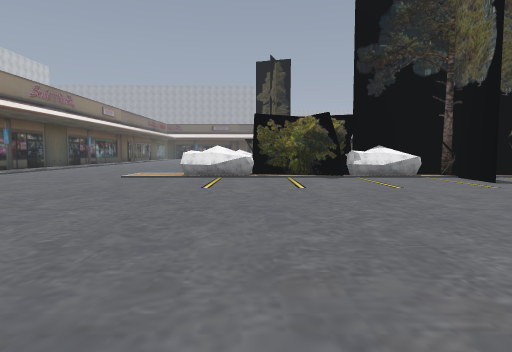
View 1 (above)

19 first-person views from a walk through a 3-D level made in the Godot game engine. The camera is 1.5 m above the floor, tilts 4° down and sees 75° across. The floor is counted in squares, 2 m on a side. Each view is taken from the middle of a square. On the plan, view 1 faces up. The plan holds only what a view shows up to about 11 squares ahead; the rest is blank. The place goes on beyond the plan. Characters and animated objects are left out. Door leaves are left out where a doorway can be walked through. Some surface patterns are stand-ins.

View 2
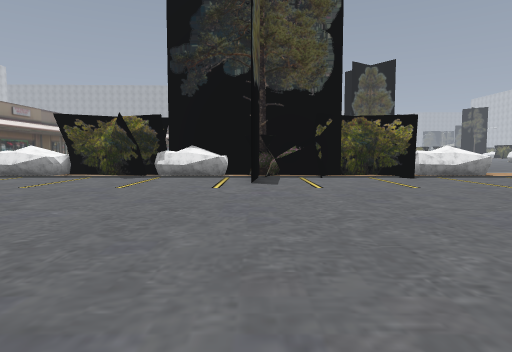

View 3
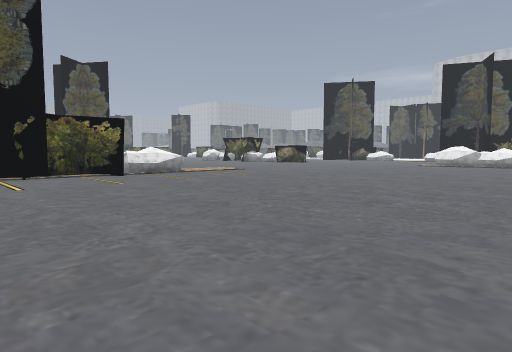

View 4
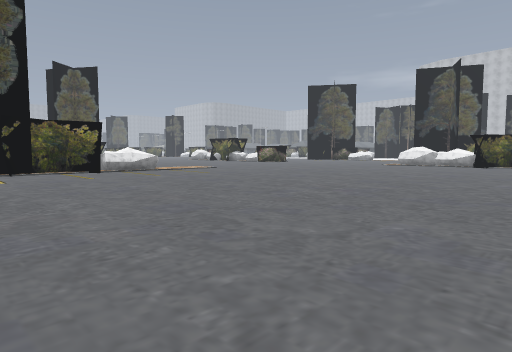

View 5
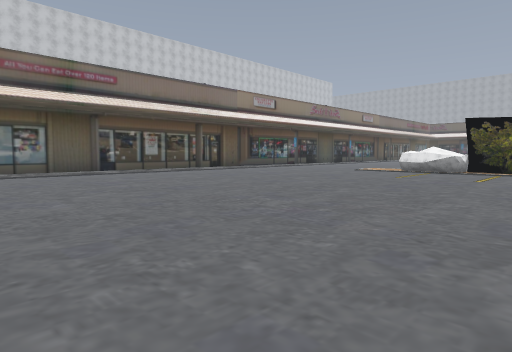

View 6
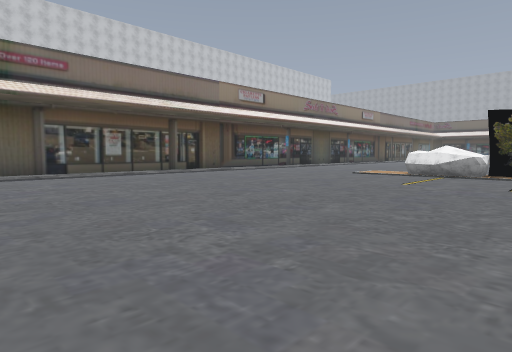

View 7
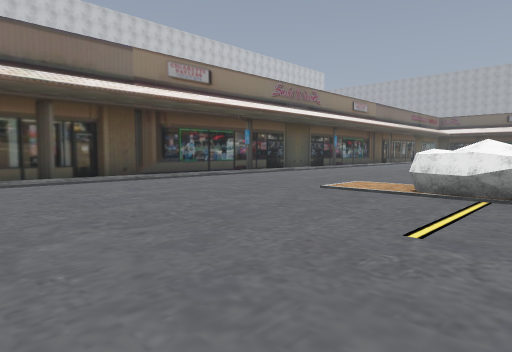

View 8
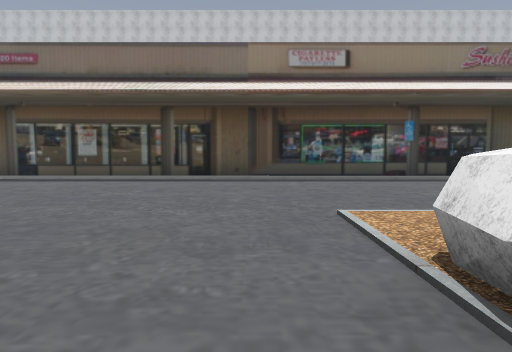

View 9
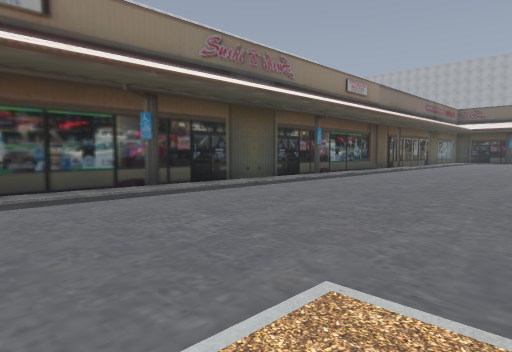

View 10
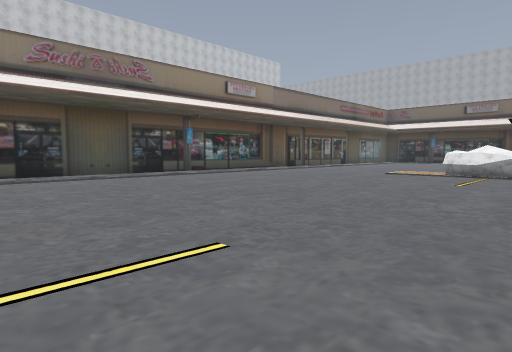

View 11
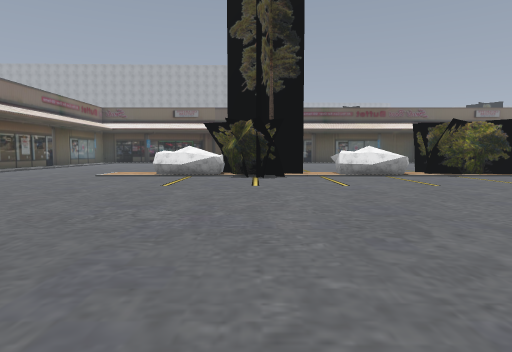

View 12
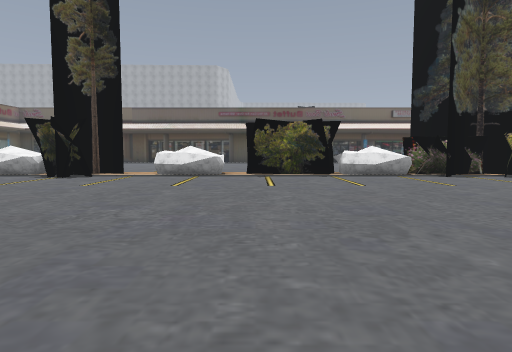

View 13
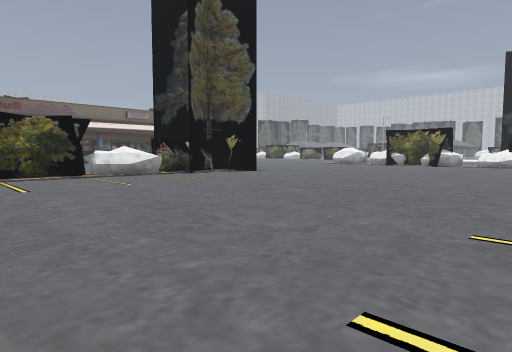

View 14
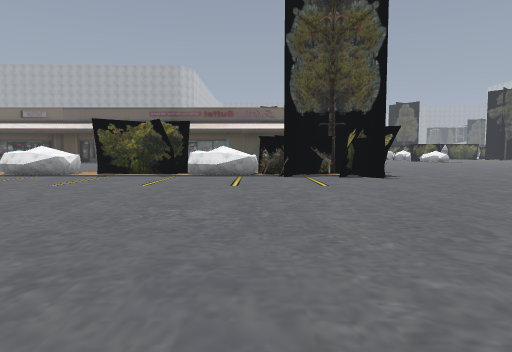

View 15
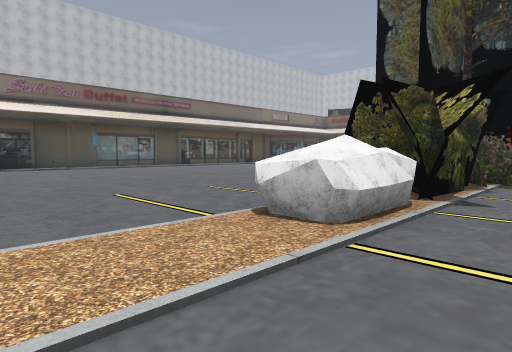

View 16
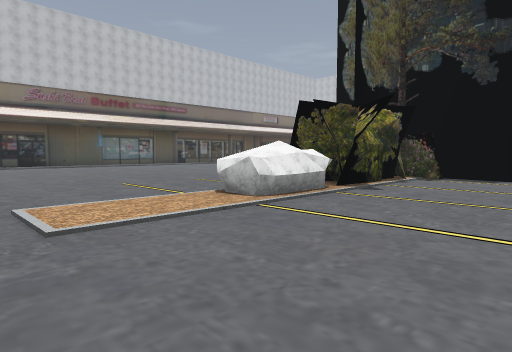

View 17
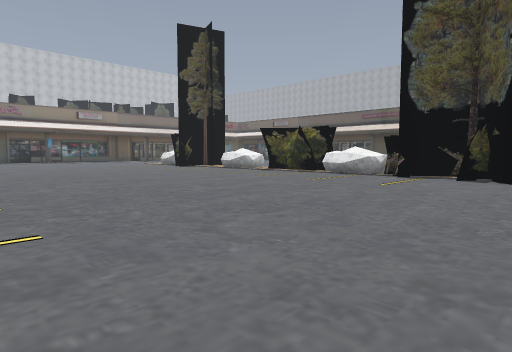

View 18
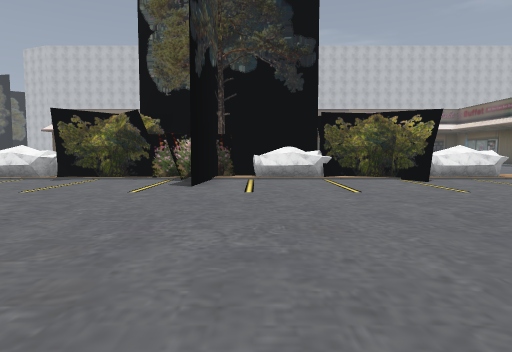

View 19
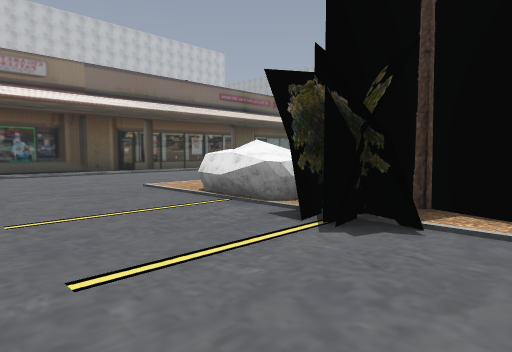

### Floor plan
Points are (right, up) in squares from view 1. A wall is a line through its corners. A room is listed if a view was taken in it or the views show most of it. See-through windows are left out.
Room 1 (views 1, 2, 3, 4, 5, 6, 7, 8, 9, 10, 11, 12, 13, 14, 15, 16, 17, 18, 19)
walls: (4.8, 10) (3, 10.3); (5.1, 10.2) (3.8, 10); (3.2, 11.2) (4.9, 11.2); (3.1, 11.3) (4.8, 11.2); (3.4, 11.5) (4.7, 11.5); (6.3, 10.4) (5.8, 10.2); (6.3, 10.4) (6, 10.1); (6.7, 11) (8.1, 11.4); (6.7, 11.5) (7.2, 12.2); (7.4, 10.5) (6.7, 10.4) (6.4, 9.8); (-0.2, 10.2) (-1.5, 10.1); (-0.4, 9.9) (-2.2, 10.2); (7.3, 12.2) (6.5, 11.2); (8, 11.4) (7.3, 11.2); (-1.3, 11.3) (-0.4, 11.2); (-2, 11.6) (-0.4, 11.5); (-2.2, 11.2) (-1.9, 11.4) (-0.4, 11.4); (11.4, 11.4) (13.2, 11.5); (12.1, 11.4) (13.3, 11.3) (13.2, 10) (11.4, 10.3); (13.2, 10.2) (12, 10.1); (13.2, 11.3) (13.3, 10.2); (5.7, 24.5) (3.7, 24.8); (5.9, 24.7) (4.6, 24.5); (-0.3, 24.5) (-2.2, 24.8); (-0.2, 24.7) (-1.4, 24.5); (-10.1, 18.5) (-10.1, -1.4); (10.9, 24.7) (9.8, 24.8) (9.9, 25.5); (11.8, 24.4) (9.8, 24.7); (12.9, 24.1) (12.9, 25) (12.2, 24.7); (11.9, 24.7) (10.7, 24.5); (12.7, 25.1) (12.3, 24.6); (12.9, 25) (12.4, 24.5); (14.5, 25) (13.8, 24.9); (-10.1, 23.5) (-10.1, 22.6)
low walls: (4.5, 10.2) (3.4, 10.2); (7.2, 11.2) (7.6, 11.4); (6.8, 12.1) (6.7, 11); (7.5, 11.4) (6.9, 11); (-0.6, 10.2) (-1.9, 10.2); (-2.1, 11) (-0.6, 11.1); (12.8, 10.2) (11.6, 10.2); (5.4, 24.7) (4.1, 24.7); (-0.5, 24.7) (-1.9, 24.7); (11.5, 24.7) (10.2, 24.7)
objects: tree (0, 11) to (1, 12); tree (1, 24) to (2, 25); tree (1, 24) to (2, 25); tree (6, 9); tree (6, 11) to (6, 13); tree (7, 25) to (9, 25); tree (8, 10); tree (10, 10) to (11, 11); tree (15, 24) to (16, 25); tree (16, 25)

Where each view was taken, in squares from view 1:
view 1: 0 up, 0 right, facing up
view 2: 0 up, 6 right, facing up
view 3: 1 down, 6 right, facing up-right
view 4: 3 down, 6 right, facing up-right
view 5: 3 down, 3 right, facing up-left
view 6: 1 down, 2 right, facing up-left
view 7: 4 up, 0 right, facing up-left
view 8: 9 up, 0 right, facing left
view 9: 10 up, 3 left, facing up-left
view 10: 13 up, 1 right, facing up-left
view 11: 14 up, 1 right, facing up
view 12: 14 up, 7 right, facing up
view 13: 14 up, 6 right, facing up-right
view 14: 14 up, 12 right, facing up
view 15: 13 up, 16 right, facing down-left
view 16: 15 up, 17 right, facing down-left
view 17: 14 up, 17 right, facing up-left
view 18: 21 up, 5 right, facing down
view 19: 21 up, 3 right, facing up-left
